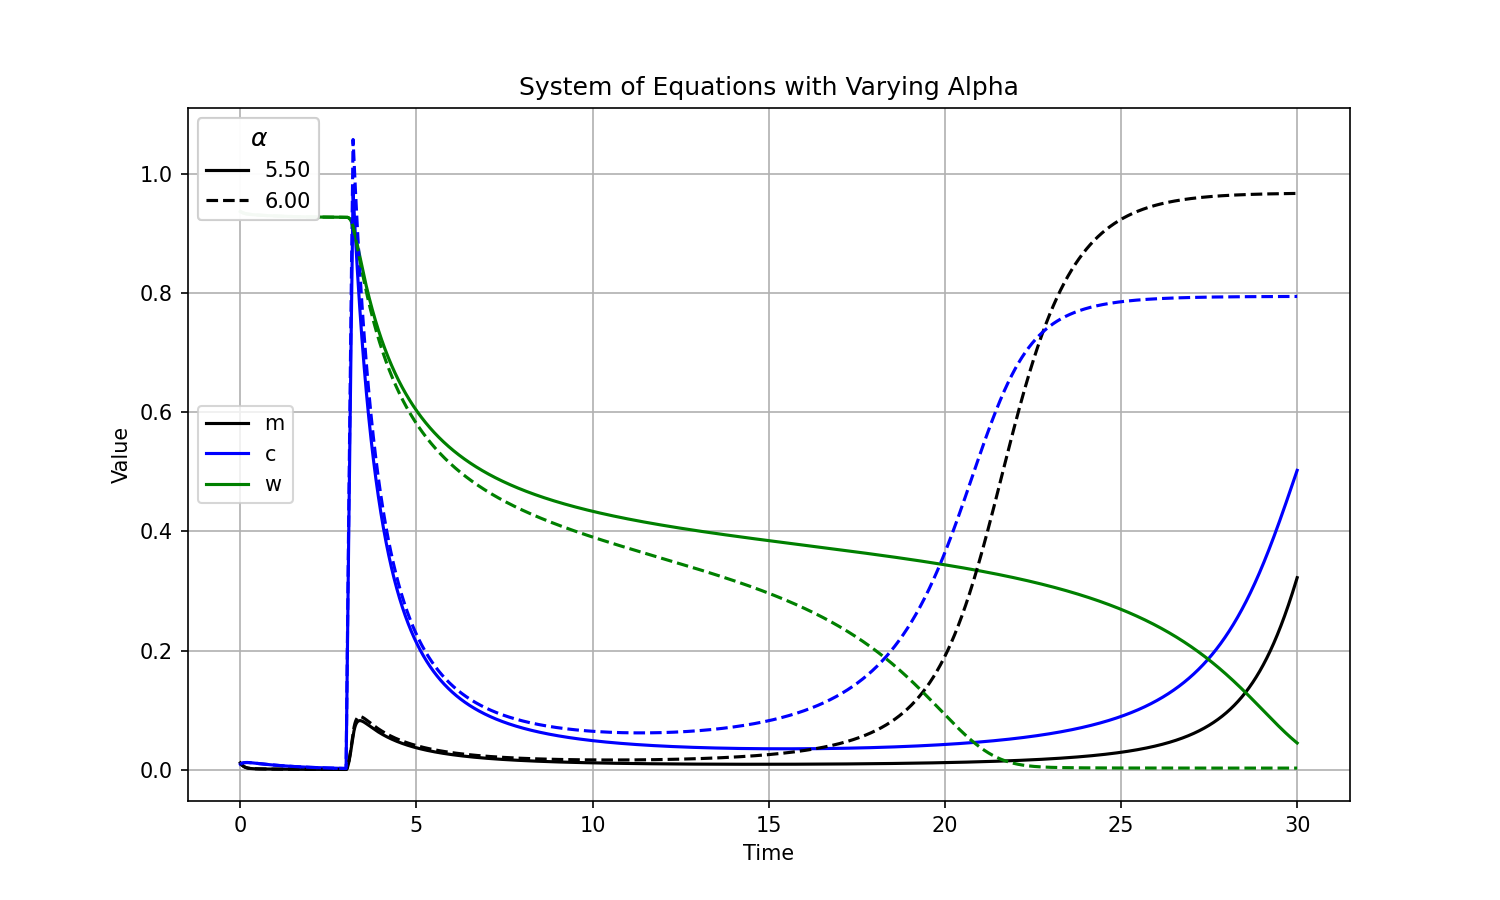

Source code (Python):
# dm_dt = c(1-m) - 10*w*m
# dc_dt = 5*m*(1-c) - 1.25*c + S(t)
# dw_dt = 0.01*(1-w) - 4*m*w

# S(t) = alpha when 3 < t < 3.2 and 0 otherwise
# m(0) = 0.0114, c(0) = 0.0090, and w(0) = 0.9374
# delta_t = 0.002 and t_end = 30

# use 4th order Runge-Kutta method to solve the system of equations
#  Vary α to find a value for which the equilibrium 
# switches to a new location.  You should use a ∆t = 0.002 and run for a total time of 30.  Make a 
# plot showing m, c, and w as functions of time when the equilibrium position switches.  

import numpy as np
import matplotlib.pyplot as plt


# Define the function from question

def S(t, alpha):
    return alpha if 3 < t < 3.2 else 0

def dm_dt(m, c, w):
    return c*(1 - m) - 10*w*m

def dc_dt(m, c, w, t, alpha=0.2):
    return 5*m*(1-c) - 1.25*c + S(t, alpha)

def dw_dt(m, c, w):
    return 0.01*(1-w) - 4*m*w


def runge_kutta_step(m, c, w, t, dt, alpha):
    """
    Runge-Kutta 4th order method for a single step
    
    Parameters
    ----------
    
    m : float
        Value of m at the current time step
    c : float
        Value of c at the current time step
    w : float
        Value of w at the current time step
    t : float
        Current time
    dt : float
        Time step
    alpha : float
        Value of alpha
    
    Returns
    -------
    m_next : float
        Value of m at the next time step
    c_next : float
        Value of c at the next time step
    w_next : float
        Value of w at the next time step
    """
    k1_m = dt * dm_dt(m, c, w)
    k2_m = dt * dm_dt(m + 0.5 * k1_m, c, w)
    k3_m = dt * dm_dt(m + 0.5 * k2_m, c, w)
    k4_m = dt * dm_dt(m + k3_m, c, w)

    k1_c = dt * dc_dt(m, c, w, t, alpha)
    k2_c = dt * dc_dt(m, c + 0.5 * k1_c, w, t, alpha)
    k3_c = dt * dc_dt(m, c + 0.5 * k2_c, w, t, alpha)
    k4_c = dt * dc_dt(m, c + k3_c, w, t, alpha)

    k1_w = dt * dw_dt(m, c, w)
    k2_w = dt * dw_dt(m, c, w + 0.5 * k1_w)
    k3_w = dt * dw_dt(m, c, w + 0.5 * k2_w)
    k4_w = dt * dw_dt(m, c, w + k3_w)

    m_next = m + (k1_m + 2 * k2_m + 2 * k3_m + k4_m) / 6
    c_next = c + (k1_c + 2 * k2_c + 2 * k3_c + k4_c) / 6
    w_next = w + (k1_w + 2 * k2_w + 2 * k3_w + k4_w) / 6

    return m_next, c_next, w_next


def solve_system(m0, c0, w0, alpha, dt, t_end):
    """
    Solve the system of equations using the 4th order Runge-Kutta method

    Parameters
    ----------
    m0 : float
        Initial value of m
    c0 : float
        Initial value of c
    w0 : float
        Initial value of w
    alpha : float
        Value of alpha
    dt : float
        Time step
    t_end : float
        End time
    
    Returns
    -------
    time : numpy.ndarray
        Array of time values
    m : numpy.ndarray
        Array of m values
    c : numpy.ndarray
        Array of c values
    w : numpy.ndarray
        Array of w values
    """

    time = np.arange(0, t_end, dt)

    m = np.zeros_like(time)
    c = np.zeros_like(time)
    w = np.zeros_like(time)

    m[0], c[0], w[0] = m0, c0, w0

    for i in range(1, len(time)):
        m[i], c[i], w[i] = runge_kutta_step(m[i-1], c[i-1], w[i-1], time[i-1], dt, alpha)

    return time, m, c, w


if __name__ == "__main__":
    # Initial conditions
    m0, c0, w0 = 0.0114, 0.0090, 0.9374
    dt = 0.002
    t_end = 30

    # Vary alpha to find equilibrium switch
    # alphas = np.arange(1., 20, 0.5)
    alphas = [5.5, 6]
    styles = ['-', '--', '-.']

    plt.figure(figsize=(10, 6), dpi=150)

    for alpha, style in zip(alphas, styles):
        time, m, c, w = solve_system(m0, c0, w0, alpha, dt, t_end)

        plt.plot(time, m, label=f"_m, alpha = {alpha:.2f}", color='k', linestyle=style)
        plt.plot(time, c, label=f"_c, alpha = {alpha:.2f}", color='b', linestyle=style)
        plt.plot(time, w, label=f"_w, alpha = {alpha:.2f}", color='g', linestyle=style)
        plt.plot([], [], f'k{style}', label=f'{alpha:.2f}')

        # Debugging for equilibrium switch
        print(f'Alpha: {alpha}')
        print(f'Differnce in m: {m[-1] - m[0]}')
        print(f'Differnce in c: {c[-1] - c[0]}')
        print(f'Differnce in w: {w[-1] - w[0]}')
        print('---------------------------------')

    # legend
    l1 = plt.legend(['m', 'c', 'w'])

    l2 = plt.legend(loc='upper left', title='$\\alpha$', title_fontsize='large', frameon=True)
    plt.gca().add_artist(l1)
    plt.gca().add_artist(l2)

    plt.xlabel("Time")
    plt.ylabel("Value")
    plt.title("System of Equations with Varying Alpha")
    plt.grid(True)

    plt.savefig("range_kutta.png")
    plt.show()